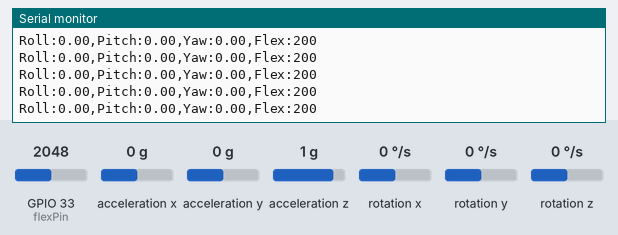
The sketch below on a simulated ESP32. Parts: the last lines printed to the serial monitor. The inputs (shaded band) are chosen by the test bench; at power-on: rotation x 0 °/s, GPIO 33 (flexPin) = 2048, rotation y 0 °/s, rotation z 0 °/s, acceleration x 0 g, acceleration y 0 g, acceleration z 1 g.

Above: at 1.2 s.
1.3 s: rotation x set to -192 °/s
At 1.36 s:
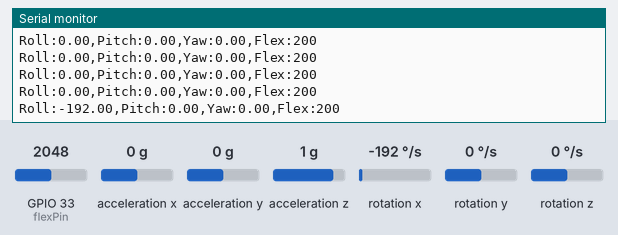
2.8 s: GPIO 33 (flexPin) set to 2866
At 2.82 s:
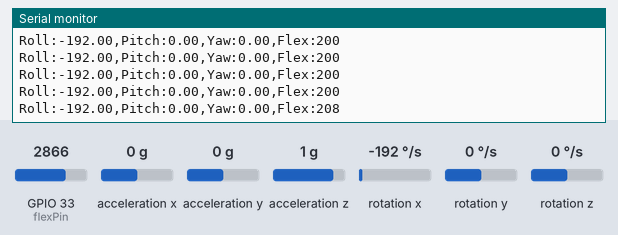
4.3 s: rotation y set to -192 °/s
At 4.33 s:
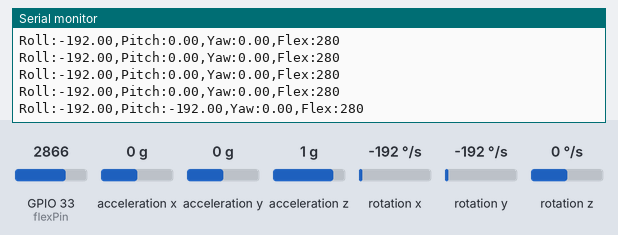
5.8 s: rotation z set to -192 °/s
At 5.85 s:
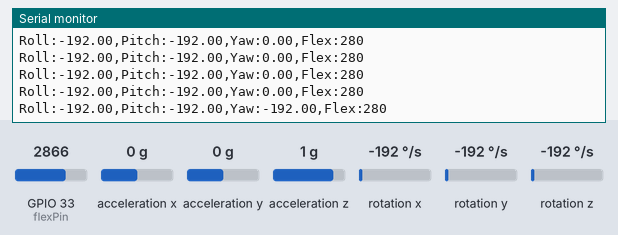
7.3 s: GPIO 33 (flexPin) set to 3972
At 7.3 s:
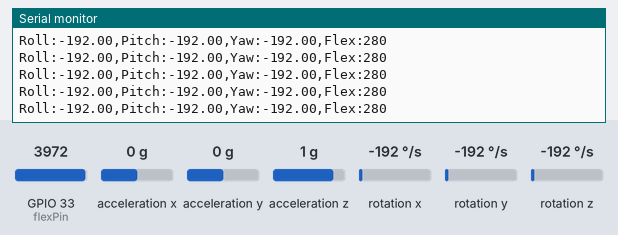
Timing chart, 0 to 9.8 s (numbered marks = the images above; inputs shaded):
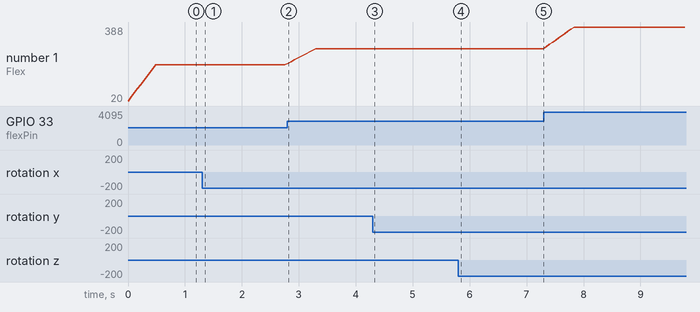

The sketch:

serial_plotter.ino
```cpp
#include <Wire.h>
#include <MPU6050.h>

MPU6050 mpu;

// Flex sensor pin
const int flexPin = 33;

// average filter variables
const int FILTER_SIZE = 10;
int flexValueHistory[FILTER_SIZE];
int flexValueHistoryIndex = 0;
int flexValueSum = 0;

void setup() {
  Serial.begin(115200);
  Wire.begin();
  mpu.initialize();

  if (mpu.testConnection()) {
    Serial.println("MPU6050 connected!");
  } else {
    Serial.println("Connection failed.");
  }

  // Initialising the flex sensor history array
  for (int i = 0; i < FILTER_SIZE; i++) {
    flexValueHistory[i] = 0;
  }
}

void loop() {
  int16_t ax, ay, az;
  int16_t gx, gy, gz;

  // Read flex sensor value and map it from 0-1023 to 0-100
  int flexValue = map(analogRead(flexPin), 0, 1023, 0, 100);

  // Apply moving average filter
  flexValueSum -= flexValueHistory[flexValueHistoryIndex];
  flexValueHistory[flexValueHistoryIndex] = flexValue;
  flexValueSum += flexValue;
  flexValueHistoryIndex = (flexValueHistoryIndex + 1) % FILTER_SIZE;
  int filteredFlexValue = flexValueSum / FILTER_SIZE;

  // Read accelerometer and gyroscope values
  mpu.getAcceleration(&ax, &ay, &az);
  mpu.getRotation(&gx, &gy, &gz);

  // Convert gyroscope values to degrees/second
  float roll = gx / 131.0;
  float pitch = gy / 131.0;
  float yaw = gz / 131.0;

  // Send data to the Serial Plotter
  Serial.print("Roll:");    Serial.print(roll);
  Serial.print(",");
  Serial.print("Pitch:");   Serial.print(pitch);
  Serial.print(",");
  Serial.print("Yaw:");     Serial.print(yaw);
  Serial.print(",");
  Serial.print("Flex:");    Serial.println(filteredFlexValue);

  delay(50);
}
```

Measured:
- after the input at 1.3 s, the serial monitor: prints a new line after 0.05 s (image 1)
- after the input at 2.8 s, the serial monitor: prints a new line at once (image 2)
- after the input at 4.3 s, the serial monitor: prints a new line at once (image 3)
- after the input at 5.8 s, the serial monitor: prints a new line at once (image 4)
- plotted number 1: 200 → 280 after the input at 2.8 s, 280 → 388 after the input at 7.3 s
